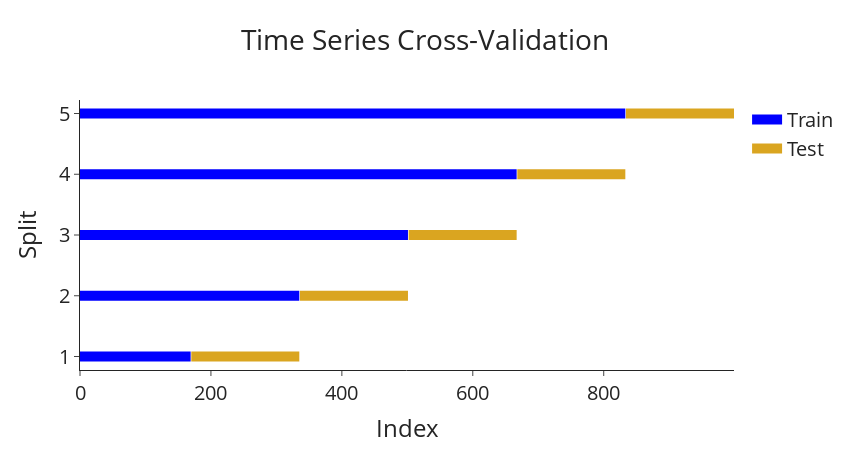

The notebook cell saved with this chart:
### Markdown cell above
## Time Series

### Code cell
def plot_cross_val(n_splits: int,
                   splitter_func,
                   df: pd.DataFrame,
                   title_text: str) -> None:
  
    """Function to plot the cross validation of various
    sklearn splitter objects."""

    split = 1
    plot_data = []

    for train_index, valid_index in splitter_func(n_splits=n_splits).split(df):
        plot_data.append([train_index, 'Train', f'{split}'])
        plot_data.append([valid_index, 'Test', f'{split}'])
        split += 1

    plot_df = pd.DataFrame(plot_data,
                           columns=['Index', 'Dataset', 'Split'])\
                           .explode('Index')

    fig = go.Figure()
    for _, group in plot_df.groupby('Split'):
        fig.add_trace(go.Scatter(x=group['Index'].loc[group['Dataset'] == 'Train'],
                                 y=group['Split'].loc[group['Dataset'] == 'Train'],
                                 name='Train',
                                 line=dict(color="blue", width=10)
                                 ))
        fig.add_trace(go.Scatter(x=group['Index'].loc[group['Dataset'] == 'Test'],
                                 y=group['Split'].loc[group['Dataset'] == 'Test'],
                                 name='Test',
                                 line=dict(color="goldenrod", width=10)
                                 ))

    fig.update_layout(template="simple_white", font=dict(size=20),
                      title_text=title_text, title_x=0.5, width=850,
                      height=450, xaxis_title='Index', yaxis_title='Split')

    legend_names = set()
    fig.for_each_trace(
        lambda trace:
        trace.update(showlegend=False)
        if (trace.name in legend_names) else legend_names.add(trace.name))

    return fig.show()

# Plot the time series cross validation splits
plot_cross_val(n_splits=5,
               splitter_func=TimeSeriesSplit,
               df=data,
               title_text='Time Series Cross-Validation')

### Figure 1 — Plotly figure (JSON) as saved in the notebook; plotly's stock layout.template omitted (floating-point values rounded to 4 significant figures; data arrays with more than 128 entries replaced by an {"elided": "..."} marker saying what was removed)
{"data": [{"line": {"color": "blue", "width": 10}, "name": "Train", "type": "scatter", "x": {"elided": "170 int values"}, "y": {"elided": "170 str values"}}, {"line": {"color": "goldenrod", "width": 10}, "name": "Test", "type": "scatter", "x": {"elided": "166 int values"}, "y": {"elided": "166 str values"}}, {"line": {"color": "blue", "width": 10}, "name": "Train", "showlegend": false, "type": "scatter", "x": {"elided": "336 int values"}, "y": {"elided": "336 str values"}}, {"line": {"color": "goldenrod", "width": 10}, "name": "Test", "showlegend": false, "type": "scatter", "x": {"elided": "166 int values"}, "y": {"elided": "166 str values"}}, {"line": {"color": "blue", "width": 10}, "name": "Train", "showlegend": false, "type": "scatter", "x": {"elided": "502 int values"}, "y": {"elided": "502 str values"}}, {"line": {"color": "goldenrod", "width": 10}, "name": "Test", "showlegend": false, "type": "scatter", "x": {"elided": "166 int values"}, "y": {"elided": "166 str values"}}, {"line": {"color": "blue", "width": 10}, "name": "Train", "showlegend": false, "type": "scatter", "x": {"elided": "668 int values"}, "y": {"elided": "668 str values"}}, {"line": {"color": "goldenrod", "width": 10}, "name": "Test", "showlegend": false, "type": "scatter", "x": {"elided": "166 int values"}, "y": {"elided": "166 str values"}}, {"line": {"color": "blue", "width": 10}, "name": "Train", "showlegend": false, "type": "scatter", "x": {"elided": "834 int values"}, "y": {"elided": "834 str values"}}, {"line": {"color": "goldenrod", "width": 10}, "name": "Test", "showlegend": false, "type": "scatter", "x": {"elided": "166 int values"}, "y": {"elided": "166 str values"}}], "layout": {"font": {"size": 20}, "height": 450, "title": {"text": "Time Series Cross-Validation", "x": 0.5}, "width": 850, "xaxis": {"title": {"text": "Index"}}, "yaxis": {"title": {"text": "Split"}}}}
